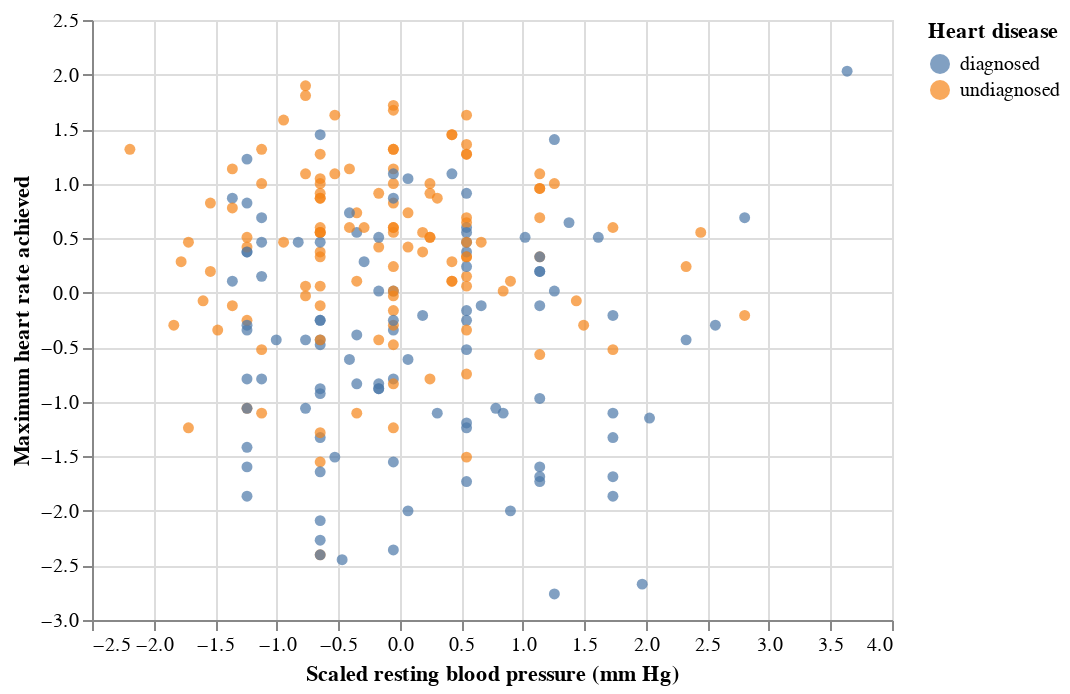

Notebook code for this chart:
### Markdown cell above
#### Relationship between Resting Blood Pressure and Max Heart Rate

We will show a pattern in the two varibles, `resting_blood_pressure` and `max_heart_rate`, by using the K nearest neighbors classification.

### Code cell
rest_bp_max_hr = (
    alt.Chart(hd_scaled_train)
    .mark_circle()
    .encode(
        x=alt.X("resting_blood_pressure", title="Scaled resting blood pressure (mm Hg)"),
        y=alt.Y("max_heart_rate", title="Maximum heart rate achieved"),
        color=alt.Color("heart_disease", title="Heart disease"),
    )
)
rest_bp_max_hr

### Figure 1 — Vega-Lite specification as saved in the notebook (floating-point values rounded to 4 significant figures; data arrays with more than 128 entries replaced by an {"elided": "..."} marker saying what was removed)
{"config": {"view": {"continuousWidth": 400, "continuousHeight": 300}}, "data": {"name": "data-ee50e17eaa06e0eff1d4291b96f6db14"}, "mark": "circle", "encoding": {"color": {"field": "heart_disease", "title": "Heart disease", "type": "nominal"}, "x": {"field": "resting_blood_pressure", "title": "Scaled resting blood pressure (mm Hg)", "type": "quantitative"}, "y": {"field": "max_heart_rate", "title": "Maximum heart rate achieved", "type": "quantitative"}}, "$schema": "https://vega.github.io/schema/vega-lite/v4.17.0.json", "datasets": {"data-ee50e17eaa06e0eff1d4291b96f6db14": {"elided": "222 records"}}}
